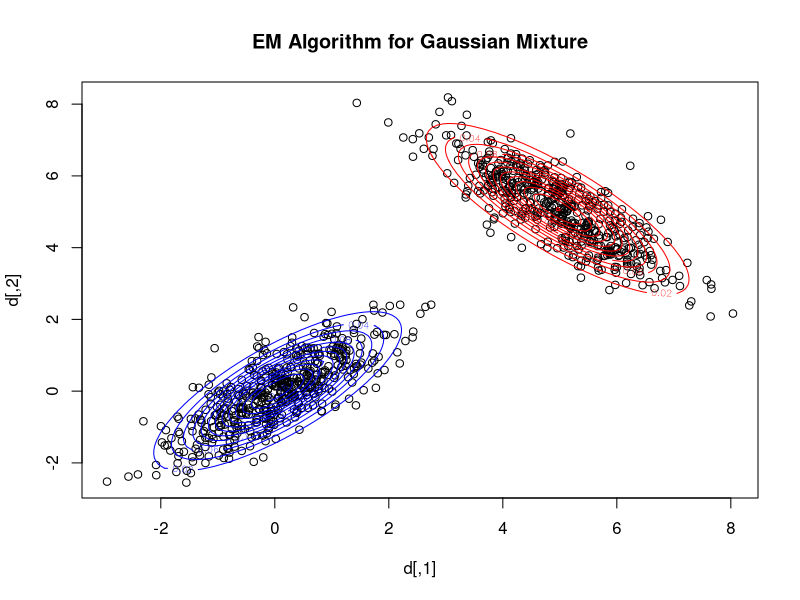
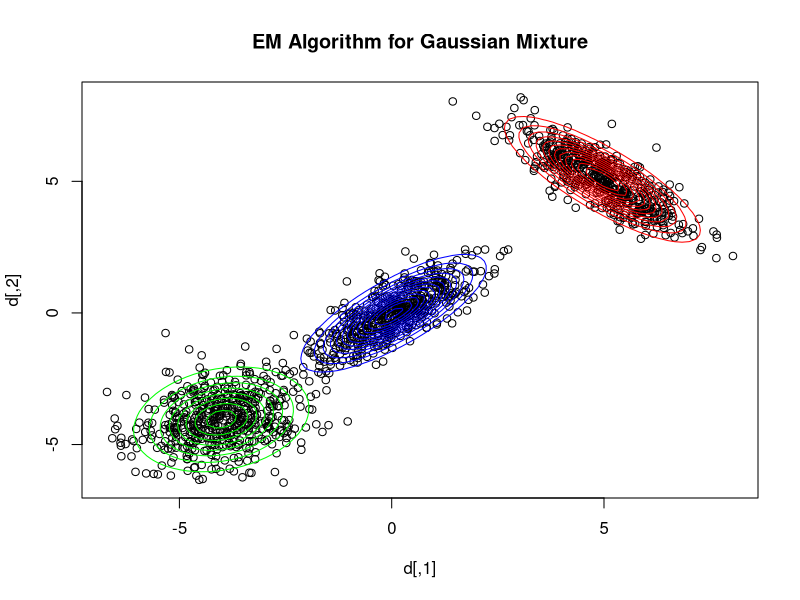

The R source for these figures, in order:
## ---- chunk 1
knitr::opts_chunk$set(warning = FALSE, message = FALSE) 
## ---- chunk 2
library(mvtnorm)

# Исходные данные
set.seed(123)
d <- rbind(mvtnorm::rmvnorm(500, 
                            c(0,0), 
                            matrix(c(1,0.8,0.8,1), ncol=2)),
           mvtnorm::rmvnorm(500, 
                            c(5,5), 
                            matrix(c(1,-0.8,-0.8,1), ncol=2)))

# Инициализация параметров
mu1 <- c(10, 10)
mu2 <- c(1, 1)

sigma1 <- matrix(c(1, 0, 0, 1), ncol=2)
sigma2 <- matrix(c(1, 0, 0, 1), ncol=2)

pi <- c(0.3, 0.7)  # Веса компонентов смеси


threshold <- 1e-6 # Порог для проверки сходимости
prev_loglik <- -Inf  # Начальное значение 

# EM-алгоритм
for (iter in 1:100) {
  # E-шаг
  probComp1 <- pi[1] * dmvnorm(d, mean=mu1, sigma=sigma1)
  probComp2 <- pi[2] * dmvnorm(d, mean=mu2, sigma=sigma2)

  sum_probabilities <- probComp1 + probComp2
  probComp1 <- probComp1 / sum_probabilities
  probComp2 <- probComp2 / sum_probabilities
  
  
  loglik <- sum(log(sum_probabilities))
  # Проверка сходимости
  if (abs(loglik - prev_loglik) < threshold) {
    cat("EM algorithm has converged at iteration", iter, "\n")
    break
  }
  prev_loglik <- loglik
  
  
  # M-шаг
  mu1 <- colSums(probComp1 * d) / sum(probComp1)
  mu2 <- colSums(probComp2 * d) / sum(probComp2)
  
  cov_result1 <- cov.wt(d, wt = probComp1, method = "ML")
  cov_result2 <- cov.wt(d, wt = probComp2, method = "ML")
  
  sigma1 <- cov_result1$cov * (sum(probComp1) / (sum(probComp1) - 1))  
  sigma2 <- cov_result2$cov * (sum(probComp2) / (sum(probComp2) - 1))
  
  pi <- c(mean(probComp1), mean(probComp2))
}

# Визуализация
x <- seq(min(d[,1]), max(d[,1]), by=.1)
y <- seq(min(d[,2]), max(d[,2]), by=.1)
net1 <- outer(x, y, function(x, y) dmvnorm(cbind(x, y), mu1, sigma1))
net2 <- outer(x, y, function(x, y) dmvnorm(cbind(x, y), mu2, sigma2))

plot(d, main="EM Algorithm for Gaussian Mixture")
contour(x, y, net1, add=TRUE, col='red')
contour(x, y, net2, add=TRUE, col='blue')

## ---- chunk 3
print(paste("Оцененное среднее для компонента 1:", toString(mu1)))
print(paste("Оцененное среднее для компонента 2:", toString(mu2)))
print("Оцененная ковариационная матрица для компонента 1:")
print(sigma1)
print("Оцененная ковариационная матрица для компонента 2:")
print(sigma2)
print(paste("Оцененные веса компонентов смеси:", toString(pi)))

## ---- chunk 4
library(mvtnorm)

# Исходные данные
set.seed(123)
d <- rbind(
  mvtnorm::rmvnorm(500, c(0, 0), matrix(c(1, 0.8, 0.8, 1), ncol=2)),
  mvtnorm::rmvnorm(500, c(5, 5), matrix(c(1, -0.8, -0.8, 1), ncol=2)),
  mvtnorm::rmvnorm(500, c(-4, -4), matrix(c(1, 0.2, 0.2, 1), ncol=2))
)

# Инициализация параметров
mu <- list(c(10, 10), 
           c(1, 1), 
           c(-2, -2))

sigma <- list(matrix(c(1, 0, 0, 1), ncol=2), 
              matrix(c(1, 0, 0, 1), ncol=2), 
              matrix(c(1, 0, 0, 1), ncol=2))

pi <- c(0.1, 0.5, 0.4)  # Веса компонентов смеси


threshold <- 1e-6
prev_loglik <- -Inf

# EM-алгоритм
for (iter in 1:1000) {
  # E-шаг
  probs <- lapply(1:3, function(k) pi[k] * dmvnorm(d,mean=mu[[k]],   sigma=sigma[[k]]))
  sum_probs <- Reduce(`+`, probs)
  posterior_probs  <- lapply(probs, function(p) p / sum_probs)

  
  loglik <- sum(log(sum_probs))
  if (abs(loglik - prev_loglik) < threshold) {
    cat("EM algorithm has converged at iteration", iter, "\n")
    break
  }
  prev_loglik <- loglik
  
  
  # M-шаг
  for (k in 1:3) {
    Nk <- sum(posterior_probs [[k]])
    mu[[k]] <- colSums(posterior_probs [[k]] * d) / Nk

    cov_wt_result <- cov.wt(x = d, wt = posterior_probs [[k]], method = "ML")
    sigma[[k]] <- cov_wt_result$cov * (Nk / (Nk - 1))  
    pi[k] <- Nk / nrow(d)
  }
}


## ---- chunk 5
# Вывод оцененных параметров для каждого компонента
for (k in 1:3) {
  cat(sprintf("Оцененное среднее для компонента %d: %s\n", k, toString(mu[[k]])))
  cat(sprintf("Оцененная ковариационная матрица для компонента %d:\n", k))
  print(sigma[[k]])
}
cat(sprintf("Оцененные веса компонентов смеси: %s\n", toString(pi)))

## ---- chunk 6
plot(d, 
     main="EM Algorithm for Gaussian Mixture")

colors <- c("red", "blue", "green")

for (k in 1:3) {
  mu_k <- mu[[k]]
  sigma_k <- sigma[[k]]
  x_range <- seq(min(d[, 1]) - 1, max(d[, 1]) + 1, length.out = 100)
  y_range <- seq(min(d[, 2]) - 1, max(d[, 2]) + 1, length.out = 100)
  z <- outer(x_range, y_range, function(x, y) dmvnorm(cbind(x, y), mean=mu_k, sigma=sigma_k))
  contour(x_range, y_range, z, add=TRUE, drawlabels=FALSE, col=colors[k])
}

